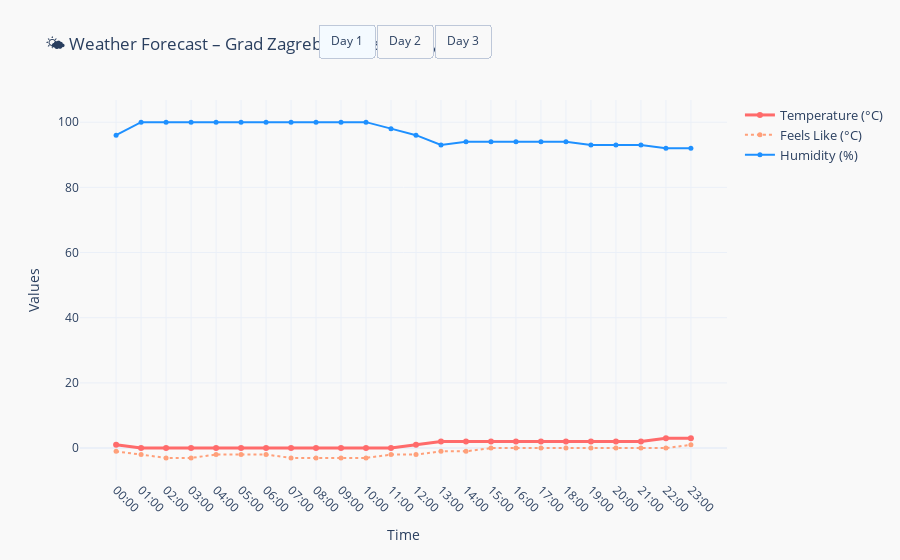

The notebook cell this image was saved under:
### Markdown cell above
## 📈 Static Plotly Graph with Day Buttons

This section creates a **static Plotly line chart** showing the weather forecast:

1. **Traces included**:
   - Temperature (°C)
   - Feels Like (°C)
   - Humidity (%)
2. **Interactive buttons** allow the user to **toggle between days** (`Day 1`, `Day 2`, `Day 3`) without animating the chart.
3. Hovering over the data points shows **detailed information** including:
   - Time
   - Temperature and Feels Like
   - Humidity
   - Wind speed
   - Precipitation
   - Weather emoji
4. The chart is styled with custom **colors, line styles, and markers** for clarity and visual appeal.

### Code cell
# -----------------------------------------
# 📊 Static Weather Plot (Plotly)
# -----------------------------------------

# Create an empty Plotly figure that will contain all traces
fig_static_buttons = go.Figure()

# Number of metrics per day (Temperature, Feels Like, Humidity)
traces_per_day = 3

# Add traces for each day
for i, day_name in enumerate(day_names):

    df_day = dfs_per_day[day_name]

    # Custom hover text for each point
    hover_text = [
            (f"Time: {t}<br>"
            f"Temp: {temp}°C<br>"
            f"Feels: {feels}°C<br>"
            f"Humidity: {hum}%<br>"
            f"Wind: {wind} m/s<br>"
            f"Precip: {prec} mm<br>"
            f"{emoji}")
        for t, temp, feels, hum, wind, prec, emoji in zip(
            df_day["Time"],
            df_day["Temperature (°C)"],
            df_day["Feels Like (°C)"],
            df_day["Humidity (%)"],
            df_day["Wind (m/s)"],
            df_day["Precipitation (mm)"],
            df_day["Weather Emoji"])]

    # Temperature trace
    fig_static_buttons.add_trace(
        go.Scatter(
            x = df_day["Time"],  # X‑axis: time of day
            y = df_day["Temperature (°C)"],  # Y‑axis: temperature in °C
            mode = "lines+markers",  # Show both lines and data points
            name = "Temperature (°C)",
            line = dict(color = "#FF6B6B", width = 3),  # Styling: red line, thick
            marker = dict(size = 6, color = "#FF6B6B"),  # Styling: matching red markers
            hoverinfo = "text",  # Use custom hover text instead of default
            hovertext = hover_text,  # Detailed info (time, feels‑like, humidity, etc.)
            visible = (i == 0)))  # Only show this day's data initially (hide others)

    # Feels Like trace
    fig_static_buttons.add_trace(
        go.Scatter(
            x = df_day["Time"],
            y = df_day["Feels Like (°C)"],
            mode = "lines+markers",
            name = "Feels Like (°C)",
            line = dict(color = "#FFA07A", width = 2, dash = "dot"),
            marker = dict(size = 5, color = "#FFA07A"),
            hoverinfo = "text",
            hovertext = hover_text,
            visible = (i == 0)))

    # Humidity trace
    fig_static_buttons.add_trace(
        go.Scatter(
            x = df_day["Time"],
            y = df_day["Humidity (%)"],
            mode = "lines+markers",
            name = "Humidity (%)",
            line = dict(color = "#1E90FF", width = 2),
            marker = dict(size = 5, color = "#1E90FF"),
            hoverinfo = "text",
            hovertext = hover_text,
            visible = (i == 0)))

# ------------------------------
# Buttons to toggle between days
# ------------------------------
buttons = []

for i, day_name in enumerate(day_names):

    # All traces start hidden
    visible = [False] * (len(day_names) * traces_per_day)

    # Show the 3 traces for the selected day
    for j in range(traces_per_day):
        visible[i * traces_per_day + j] = True

    buttons.append(
    dict(label = day_name,           # Button text
         method = "update",          # Action on click
         args = [
            {"visible" : visible}, # Which traces to show
            {"title" : f"🌤️ Weather Forecast – {city_clean}, {country_clean} ({day_name})"}  # Update title
        ]))

# ------------------------------
# Layout configuration
# ------------------------------
fig_static_buttons.update_layout(
    updatemenus = [
        dict(type = "buttons",       # Menu type is buttons
            direction = "right",    # Buttons arranged horizontally
            buttons = buttons,      # List of buttons defined earlier
            x = 0.5,                # X position of menu (centered)
            xanchor = "center",     # Anchor at center horizontally
            y = 1.2,                # Y position above plot
            yanchor = "top")        # Anchor at top vertically
    ],
    
    xaxis_title = "Time",         # X-axis label
    yaxis_title = "Values",       # Y-axis label
    template = "plotly_white",    # Plotly theme
    xaxis = dict(tickangle = 45), # Rotate X-axis labels
    legend = dict(font = dict(size = 13)), # Legend font size
    plot_bgcolor = "#f9f9f9",     # Background color inside plot
    paper_bgcolor = "#f9f9f9",    # Background color outside plot
    title = f"🌤️ Weather Forecast – {city_clean}, {country_clean} ({day_names[0]})" # Initial plot title
)

# Show the interactive chart
fig_static_buttons.show()

### Figure 1 — Plotly figure (JSON) as saved in the notebook; plotly's stock layout.template omitted (floating-point values rounded to 4 significant figures)
{"data": [{"hoverinfo": "text", "hovertext": ["Time: 00:00<br>Temp: 1°C<br>Feels: -1°C<br>Humidity: 96%<br>Wind: 1 m/s<br>Precip: 0 mm<br>🌫️", "Time: 01:00<br>Temp: 0°C<br>Feels: -2°C<br>Humidity: 100%<br>Wind: 1 m/s<br>Precip: 0 mm<br>🌫️", "Time: 02:00<br>Temp: 0°C<br>Feels: -3°C<br>Humidity: 100%<br>Wind: 2 m/s<br>Precip: 0 mm<br>🌫️", "Time: 03:00<br>Temp: 0°C<br>Feels: -3°C<br>Humidity: 100%<br>Wind: 3 m/s<br>Precip: 0 mm<br>🌫️", "Time: 04:00<br>Temp: 0°C<br>Feels: -2°C<br>Humidity: 100%<br>Wind: 1 m/s<br>Precip: 0 mm<br>🌫️", "Time: 05:00<br>Temp: 0°C<br>Feels: -2°C<br>Humidity: 100%<br>Wind: 2 m/s<br>Precip: 0 mm<br>🌫️", "Time: 06:00<br>Temp: 0°C<br>Feels: -2°C<br>Humidity: 100%<br>Wind: 2 m/s<br>Precip: 0 mm<br>🌫️", "Time: 07:00<br>Temp: 0°C<br>Feels: -3°C<br>Humidity: 100%<br>Wind: 2 m/s<br>Precip: 0 mm<br>🌫️", "Time: 08:00<br>Temp: 0°C<br>Feels: -3°C<br>Humidity: 100%<br>Wind: 3 m/s<br>Precip: 0 mm<br>🌫️", "Time: 09:00<br>Temp: 0°C<br>Feels: -3°C<br>Humidity: 100%<br>Wind: 4 m/s<br>Precip: 0 mm<br>🌫️", "Time: 10:00<br>Temp: 0°C<br>Feels: -3°C<br>Humidity: 100%<br>Wind: 3 m/s<br>Precip: 0 mm<br>🌫️", "Time: 11:00<br>Temp: 0°C<br>Feels: -2°C<br>Humidity: 98%<br>Wind: 3 m/s<br>Precip: 0 mm<br>🌫️", "Time: 12:00<br>Temp: 1°C<br>Feels: -2°C<br>Humidity: 96%<br>Wind: 3 m/s<br>Precip: 0 mm<br>🌦️", "Time: 13:00<br>Temp: 2°C<br>Feels: -1°C<br>Humidity: 93%<br>Wind: 5 m/s<br>Precip: 0 mm<br>🌫️", "Time: 14:00<br>Temp: 2°C<br>Feels: -1°C<br>Humidity: 94%<br>Wind: 5 m/s<br>Precip: 0 mm<br>🌫️", "Time: 15:00<br>Temp: 2°C<br>Feels: 0°C<br>Humidity: 94%<br>Wind: 5 m/s<br>Precip: 0 mm<br>🌫️", "Time: 16:00<br>Temp: 2°C<br>Feels: 0°C<br>Humidity: 94%<br>Wind: 5 m/s<br>Precip: 0 mm<br>🌫️", "Time: 17:00<br>Temp: 2°C<br>Feels: 0°C<br>Humidity: 94%<br>Wind: 4 m/s<br>Precip: 0 mm<br>🌫️", "Time: 18:00<br>Temp: 2°C<br>Feels: 0°C<br>Humidity: 94%<br>Wind: 3 m/s<br>Precip: 0 mm<br>🌫️", "Time: 19:00<br>Temp: 2°C<br>Feels: 0°C<br>Humidity: 93%<br>Wind: 3 m/s<br>Precip: 0 mm<br>🌫️", "Time: 20:00<br>Temp: 2°C<br>Feels: 0°C<br>Humidity: 93%<br>Wind: 3 m/s<br>Precip: 0 mm<br>☁️", "Time: 21:00<br>Temp: 2°C<br>Feels: 0°C<br>Humidity: 93%<br>Wind: 2 m/s<br>Precip: 0 mm<br>☁️", "Time: 22:00<br>Temp: 3°C<br>Feels: 0°C<br>Humidity: 92%<br>Wind: 2 m/s<br>Precip: 0 mm<br>☁️", "Time: 23:00<br>Temp: 3°C<br>Feels: 1°C<br>Humidity: 92%<br>Wind: 2 m/s<br>Precip: 0 mm<br>☁️"], "line": {"color": "#FF6B6B", "width": 3}, "marker": {"color": "#FF6B6B", "size": 6}, "mode": "lines+markers", "name": "Temperature (°C)", "type": "scatter", "visible": true, "x": ["00:00", "01:00", "02:00", "03:00", "04:00", "05:00", "06:00", "07:00", "08:00", "09:00", "10:00", "11:00", "12:00", "13:00", "14:00", "15:00", "16:00", "17:00", "18:00", "19:00", "20:00", "21:00", "22:00", "23:00"], "y": [1, 0, 0, 0, 0, 0, 0, 0, 0, 0, 0, 0, 1, 2, 2, 2, 2, 2, 2, 2, 2, 2, 3, 3]}, {"hoverinfo": "text", "hovertext": ["Time: 00:00<br>Temp: 1°C<br>Feels: -1°C<br>Humidity: 96%<br>Wind: 1 m/s<br>Precip: 0 mm<br>🌫️", "Time: 01:00<br>Temp: 0°C<br>Feels: -2°C<br>Humidity: 100%<br>Wind: 1 m/s<br>Precip: 0 mm<br>🌫️", "Time: 02:00<br>Temp: 0°C<br>Feels: -3°C<br>Humidity: 100%<br>Wind: 2 m/s<br>Precip: 0 mm<br>🌫️", "Time: 03:00<br>Temp: 0°C<br>Feels: -3°C<br>Humidity: 100%<br>Wind: 3 m/s<br>Precip: 0 mm<br>🌫️", "Time: 04:00<br>Temp: 0°C<br>Feels: -2°C<br>Humidity: 100%<br>Wind: 1 m/s<br>Precip: 0 mm<br>🌫️", "Time: 05:00<br>Temp: 0°C<br>Feels: -2°C<br>Humidity: 100%<br>Wind: 2 m/s<br>Precip: 0 mm<br>🌫️", "Time: 06:00<br>Temp: 0°C<br>Feels: -2°C<br>Humidity: 100%<br>Wind: 2 m/s<br>Precip: 0 mm<br>🌫️", "Time: 07:00<br>Temp: 0°C<br>Feels: -3°C<br>Humidity: 100%<br>Wind: 2 m/s<br>Precip: 0 mm<br>🌫️", "Time: 08:00<br>Temp: 0°C<br>Feels: -3°C<br>Humidity: 100%<br>Wind: 3 m/s<br>Precip: 0 mm<br>🌫️", "Time: 09:00<br>Temp: 0°C<br>Feels: -3°C<br>Humidity: 100%<br>Wind: 4 m/s<br>Precip: 0 mm<br>🌫️", "Time: 10:00<br>Temp: 0°C<br>Feels: -3°C<br>Humidity: 100%<br>Wind: 3 m/s<br>Precip: 0 mm<br>🌫️", "Time: 11:00<br>Temp: 0°C<br>Feels: -2°C<br>Humidity: 98%<br>Wind: 3 m/s<br>Precip: 0 mm<br>🌫️", "Time: 12:00<br>Temp: 1°C<br>Feels: -2°C<br>Humidity: 96%<br>Wind: 3 m/s<br>Precip: 0 mm<br>🌦️", "Time: 13:00<br>Temp: 2°C<br>Feels: -1°C<br>Humidity: 93%<br>Wind: 5 m/s<br>Precip: 0 mm<br>🌫️", "Time: 14:00<br>Temp: 2°C<br>Feels: -1°C<br>Humidity: 94%<br>Wind: 5 m/s<br>Precip: 0 mm<br>🌫️", "Time: 15:00<br>Temp: 2°C<br>Feels: 0°C<br>Humidity: 94%<br>Wind: 5 m/s<br>Precip: 0 mm<br>🌫️", "Time: 16:00<br>Temp: 2°C<br>Feels: 0°C<br>Humidity: 94%<br>Wind: 5 m/s<br>Precip: 0 mm<br>🌫️", "Time: 17:00<br>Temp: 2°C<br>Feels: 0°C<br>Humidity: 94%<br>Wind: 4 m/s<br>Precip: 0 mm<br>🌫️", "Time: 18:00<br>Temp: 2°C<br>Feels: 0°C<br>Humidity: 94%<br>Wind: 3 m/s<br>Precip: 0 mm<br>🌫️", "Time: 19:00<br>Temp: 2°C<br>Feels: 0°C<br>Humidity: 93%<br>Wind: 3 m/s<br>Precip: 0 mm<br>🌫️", "Time: 20:00<br>Temp: 2°C<br>Feels: 0°C<br>Humidity: 93%<br>Wind: 3 m/s<br>Precip: 0 mm<br>☁️", "Time: 21:00<br>Temp: 2°C<br>Feels: 0°C<br>Humidity: 93%<br>Wind: 2 m/s<br>Precip: 0 mm<br>☁️", "Time: 22:00<br>Temp: 3°C<br>Feels: 0°C<br>Humidity: 92%<br>Wind: 2 m/s<br>Precip: 0 mm<br>☁️", "Time: 23:00<br>Temp: 3°C<br>Feels: 1°C<br>Humidity: 92%<br>Wind: 2 m/s<br>Precip: 0 mm<br>☁️"], "line": {"color": "#FFA07A", "dash": "dot", "width": 2}, "marker": {"color": "#FFA07A", "size": 5}, "mode": "lines+markers", "name": "Feels Like (°C)", "type": "scatter", "visible": true, "x": ["00:00", "01:00", "02:00", "03:00", "04:00", "05:00", "06:00", "07:00", "08:00", "09:00", "10:00", "11:00", "12:00", "13:00", "14:00", "15:00", "16:00", "17:00", "18:00", "19:00", "20:00", "21:00", "22:00", "23:00"], "y": [-1, -2, -3, -3, -2, -2, -2, -3, -3, -3, -3, -2, -2, -1, -1, 0, 0, 0, 0, 0, 0, 0, 0, 1]}, {"hoverinfo": "text", "hovertext": ["Time: 00:00<br>Temp: 1°C<br>Feels: -1°C<br>Humidity: 96%<br>Wind: 1 m/s<br>Precip: 0 mm<br>🌫️", "Time: 01:00<br>Temp: 0°C<br>Feels: -2°C<br>Humidity: 100%<br>Wind: 1 m/s<br>Precip: 0 mm<br>🌫️", "Time: 02:00<br>Temp: 0°C<br>Feels: -3°C<br>Humidity: 100%<br>Wind: 2 m/s<br>Precip: 0 mm<br>🌫️", "Time: 03:00<br>Temp: 0°C<br>Feels: -3°C<br>Humidity: 100%<br>Wind: 3 m/s<br>Precip: 0 mm<br>🌫️", "Time: 04:00<br>Temp: 0°C<br>Feels: -2°C<br>Humidity: 100%<br>Wind: 1 m/s<br>Precip: 0 mm<br>🌫️", "Time: 05:00<br>Temp: 0°C<br>Feels: -2°C<br>Humidity: 100%<br>Wind: 2 m/s<br>Precip: 0 mm<br>🌫️", "Time: 06:00<br>Temp: 0°C<br>Feels: -2°C<br>Humidity: 100%<br>Wind: 2 m/s<br>Precip: 0 mm<br>🌫️", "Time: 07:00<br>Temp: 0°C<br>Feels: -3°C<br>Humidity: 100%<br>Wind: 2 m/s<br>Precip: 0 mm<br>🌫️", "Time: 08:00<br>Temp: 0°C<br>Feels: -3°C<br>Humidity: 100%<br>Wind: 3 m/s<br>Precip: 0 mm<br>🌫️", "Time: 09:00<br>Temp: 0°C<br>Feels: -3°C<br>Humidity: 100%<br>Wind: 4 m/s<br>Precip: 0 mm<br>🌫️", "Time: 10:00<br>Temp: 0°C<br>Feels: -3°C<br>Humidity: 100%<br>Wind: 3 m/s<br>Precip: 0 mm<br>🌫️", "Time: 11:00<br>Temp: 0°C<br>Feels: -2°C<br>Humidity: 98%<br>Wind: 3 m/s<br>Precip: 0 mm<br>🌫️", "Time: 12:00<br>Temp: 1°C<br>Feels: -2°C<br>Humidity: 96%<br>Wind: 3 m/s<br>Precip: 0 mm<br>🌦️", "Time: 13:00<br>Temp: 2°C<br>Feels: -1°C<br>Humidity: 93%<br>Wind: 5 m/s<br>Precip: 0 mm<br>🌫️", "Time: 14:00<br>Temp: 2°C<br>Feels: -1°C<br>Humidity: 94%<br>Wind: 5 m/s<br>Precip: 0 mm<br>🌫️", "Time: 15:00<br>Temp: 2°C<br>Feels: 0°C<br>Humidity: 94%<br>Wind: 5 m/s<br>Precip: 0 mm<br>🌫️", "Time: 16:00<br>Temp: 2°C<br>Feels: 0°C<br>Humidity: 94%<br>Wind: 5 m/s<br>Precip: 0 mm<br>🌫️", "Time: 17:00<br>Temp: 2°C<br>Feels: 0°C<br>Humidity: 94%<br>Wind: 4 m/s<br>Precip: 0 mm<br>🌫️", "Time: 18:00<br>Temp: 2°C<br>Feels: 0°C<br>Humidity: 94%<br>Wind: 3 m/s<br>Precip: 0 mm<br>🌫️", "Time: 19:00<br>Temp: 2°C<br>Feels: 0°C<br>Humidity: 93%<br>Wind: 3 m/s<br>Precip: 0 mm<br>🌫️", "Time: 20:00<br>Temp: 2°C<br>Feels: 0°C<br>Humidity: 93%<br>Wind: 3 m/s<br>Precip: 0 mm<br>☁️", "Time: 21:00<br>Temp: 2°C<br>Feels: 0°C<br>Humidity: 93%<br>Wind: 2 m/s<br>Precip: 0 mm<br>☁️", "Time: 22:00<br>Temp: 3°C<br>Feels: 0°C<br>Humidity: 92%<br>Wind: 2 m/s<br>Precip: 0 mm<br>☁️", "Time: 23:00<br>Temp: 3°C<br>Feels: 1°C<br>Humidity: 92%<br>Wind: 2 m/s<br>Precip: 0 mm<br>☁️"], "line": {"color": "#1E90FF", "width": 2}, "marker": {"color": "#1E90FF", "size": 5}, "mode": "lines+markers", "name": "Humidity (%)", "type": "scatter", "visible": true, "x": ["00:00", "01:00", "02:00", "03:00", "04:00", "05:00", "06:00", "07:00", "08:00", "09:00", "10:00", "11:00", "12:00", "13:00", "14:00", "15:00", "16:00", "17:00", "18:00", "19:00", "20:00", "21:00", "22:00", "23:00"], "y": [96, 100, 100, 100, 100, 100, 100, 100, 100, 100, 100, 98, 96, 93, 94, 94, 94, 94, 94, 93, 93, 93, 92, 92]}, {"hoverinfo": "text", "hovertext": ["Time: 00:00<br>Temp: 3°C<br>Feels: 1°C<br>Humidity: 92%<br>Wind: 2 m/s<br>Precip: 0 mm<br>🌦️", "Time: 01:00<br>Temp: 3°C<br>Feels: 1°C<br>Humidity: 93%<br>Wind: 2 m/s<br>Precip: 0 mm<br>🌫️", "Time: 02:00<br>Temp: 3°C<br>Feels: 1°C<br>Humidity: 94%<br>Wind: 2 m/s<br>Precip: 0 mm<br>🌫️", "Time: 03:00<br>Temp: 3°C<br>Feels: 1°C<br>Humidity: 94%<br>Wind: 2 m/s<br>Precip: 0 mm<br>🌫️", "Time: 04:00<br>Temp: 3°C<br>Feels: 1°C<br>Humidity: 94%<br>Wind: 1 m/s<br>Precip: 0 mm<br>🌧️", "Time: 05:00<br>Temp: 3°C<br>Feels: 1°C<br>Humidity: 93%<br>Wind: 1 m/s<br>Precip: 0 mm<br>☁️", "Time: 06:00<br>Temp: 3°C<br>Feels: 1°C<br>Humidity: 93%<br>Wind: 3 m/s<br>Precip: 0 mm<br>🌫️", "Time: 07:00<br>Temp: 3°C<br>Feels: 1°C<br>Humidity: 93%<br>Wind: 2 m/s<br>Precip: 0 mm<br>🌫️", "Time: 08:00<br>Temp: 3°C<br>Feels: 1°C<br>Humidity: 92%<br>Wind: 1 m/s<br>Precip: 0 mm<br>☁️", "Time: 09:00<br>Temp: 3°C<br>Feels: 1°C<br>Humidity: 91%<br>Wind: 2 m/s<br>Precip: 0 mm<br>☁️", "Time: 10:00<br>Temp: 4°C<br>Feels: 2°C<br>Humidity: 90%<br>Wind: 2 m/s<br>Precip: 0 mm<br>☁️", "Time: 11:00<br>Temp: 4°C<br>Feels: 2°C<br>Humidity: 88%<br>Wind: 2 m/s<br>Precip: 0 mm<br>☁️", "Time: 12:00<br>Temp: 5°C<br>Feels: 3°C<br>Humidity: 85%<br>Wind: 0 m/s<br>Precip: 0 mm<br>🌦️", "Time: 13:00<br>Temp: 5°C<br>Feels: 3°C<br>Humidity: 83%<br>Wind: 0 m/s<br>Precip: 0 mm<br>☁️", "Time: 14:00<br>Temp: 5°C<br>Feels: 3°C<br>Humidity: 84%<br>Wind: 2 m/s<br>Precip: 0 mm<br>☁️", "Time: 15:00<br>Temp: 5°C<br>Feels: 4°C<br>Humidity: 84%<br>Wind: 0 m/s<br>Precip: 0 mm<br>☁️", "Time: 16:00<br>Temp: 5°C<br>Feels: 3°C<br>Humidity: 85%<br>Wind: 2 m/s<br>Precip: 0 mm<br>☁️", "Time: 17:00<br>Temp: 5°C<br>Feels: 3°C<br>Humidity: 88%<br>Wind: 3 m/s<br>Precip: 0 mm<br>☁️", "Time: 18:00<br>Temp: 5°C<br>Feels: 3°C<br>Humidity: 89%<br>Wind: 3 m/s<br>Precip: 0 mm<br>☁️", "Time: 19:00<br>Temp: 5°C<br>Feels: 3°C<br>Humidity: 89%<br>Wind: 2 m/s<br>Precip: 0 mm<br>☁️", "Time: 20:00<br>Temp: 5°C<br>Feels: 3°C<br>Humidity: 89%<br>Wind: 1 m/s<br>Precip: 0 mm<br>☁️", "Time: 21:00<br>Temp: 5°C<br>Feels: 3°C<br>Humidity: 90%<br>Wind: 1 m/s<br>Precip: 0 mm<br>☁️", "Time: 22:00<br>Temp: 5°C<br>Feels: 3°C<br>Humidity: 92%<br>Wind: 2 m/s<br>Precip: 0 mm<br>☁️", "Time: 23:00<br>Temp: 4°C<br>Feels: 3°C<br>Humidity: 91%<br>Wind: 2 m/s<br>Precip: 0 mm<br>☁️"], "line": {"color": "#FF6B6B", "width": 3}, "marker": {"color": "#FF6B6B", "size": 6}, "mode": "lines+markers", "name": "Temperature (°C)", "type": "scatter", "visible": false, "x": ["00:00", "01:00", "02:00", "03:00", "04:00", "05:00", "06:00", "07:00", "08:00", "09:00", "10:00", "11:00", "12:00", "13:00", "14:00", "15:00", "16:00", "17:00", "18:00", "19:00", "20:00", "21:00", "22:00", "23:00"], "y": [3, 3, 3, 3, 3, 3, 3, 3, 3, 3, 4, 4, 5, 5, 5, 5, 5, 5, 5, 5, 5, 5, 5, 4]}, {"hoverinfo": "text", "hovertext": ["Time: 00:00<br>Temp: 3°C<br>Feels: 1°C<br>Humidity: 92%<br>Wind: 2 m/s<br>Precip: 0 mm<br>🌦️", "Time: 01:00<br>Temp: 3°C<br>Feels: 1°C<br>Humidity: 93%<br>Wind: 2 m/s<br>Precip: 0 mm<br>🌫️", "Time: 02:00<br>Temp: 3°C<br>Feels: 1°C<br>Humidity: 94%<br>Wind: 2 m/s<br>Precip: 0 mm<br>🌫️", "Time: 03:00<br>Temp: 3°C<br>Feels: 1°C<br>Humidity: 94%<br>Wind: 2 m/s<br>Precip: 0 mm<br>🌫️", "Time: 04:00<br>Temp: 3°C<br>Feels: 1°C<br>Humidity: 94%<br>Wind: 1 m/s<br>Precip: 0 mm<br>🌧️", "Time: 05:00<br>Temp: 3°C<br>Feels: 1°C<br>Humidity: 93%<br>Wind: 1 m/s<br>Precip: 0 mm<br>☁️", "Time: 06:00<br>Temp: 3°C<br>Feels: 1°C<br>Humidity: 93%<br>Wind: 3 m/s<br>Precip: 0 mm<br>🌫️", "Time: 07:00<br>Temp: 3°C<br>Feels: 1°C<br>Humidity: 93%<br>Wind: 2 m/s<br>Precip: 0 mm<br>🌫️", "Time: 08:00<br>Temp: 3°C<br>Feels: 1°C<br>Humidity: 92%<br>Wind: 1 m/s<br>Precip: 0 mm<br>☁️", "Time: 09:00<br>Temp: 3°C<br>Feels: 1°C<br>Humidity: 91%<br>Wind: 2 m/s<br>Precip: 0 mm<br>☁️", "Time: 10:00<br>Temp: 4°C<br>Feels: 2°C<br>Humidity: 90%<br>Wind: 2 m/s<br>Precip: 0 mm<br>☁️", "Time: 11:00<br>Temp: 4°C<br>Feels: 2°C<br>Humidity: 88%<br>Wind: 2 m/s<br>Precip: 0 mm<br>☁️", "Time: 12:00<br>Temp: 5°C<br>Feels: 3°C<br>Humidity: 85%<br>Wind: 0 m/s<br>Precip: 0 mm<br>🌦️", "Time: 13:00<br>Temp: 5°C<br>Feels: 3°C<br>Humidity: 83%<br>Wind: 0 m/s<br>Precip: 0 mm<br>☁️", "Time: 14:00<br>Temp: 5°C<br>Feels: 3°C<br>Humidity: 84%<br>Wind: 2 m/s<br>Precip: 0 mm<br>☁️", "Time: 15:00<br>Temp: 5°C<br>Feels: 4°C<br>Humidity: 84%<br>Wind: 0 m/s<br>Precip: 0 mm<br>☁️", "Time: 16:00<br>Temp: 5°C<br>Feels: 3°C<br>Humidity: 85%<br>Wind: 2 m/s<br>Precip: 0 mm<br>☁️", "Time: 17:00<br>Temp: 5°C<br>Feels: 3°C<br>Humidity: 88%<br>Wind: 3 m/s<br>Precip: 0 mm<br>☁️", "Time: 18:00<br>Temp: 5°C<br>Feels: 3°C<br>Humidity: 89%<br>Wind: 3 m/s<br>Precip: 0 mm<br>☁️", "Time: 19:00<br>Temp: 5°C<br>Feels: 3°C<br>Humidity: 89%<br>Wind: 2 m/s<br>Precip: 0 mm<br>☁️", "Time: 20:00<br>Temp: 5°C<br>Feels: 3°C<br>Humidity: 89%<br>Wind: 1 m/s<br>Precip: 0 mm<br>☁️", "Time: 21:00<br>Temp: 5°C<br>Feels: 3°C<br>Humidity: 90%<br>Wind: 1 m/s<br>Precip: 0 mm<br>☁️", "Time: 22:00<br>Temp: 5°C<br>Feels: 3°C<br>Humidity: 92%<br>Wind: 2 m/s<br>Precip: 0 mm<br>☁️", "Time: 23:00<br>Temp: 4°C<br>Feels: 3°C<br>Humidity: 91%<br>Wind: 2 m/s<br>Precip: 0 mm<br>☁️"], "line": {"color": "#FFA07A", "dash": "dot", "width": 2}, "marker": {"color": "#FFA07A", "size": 5}, "mode": "lines+markers", "name": "Feels Like (°C)", "type": "scatter", "visible": false, "x": ["00:00", "01:00", "02:00", "03:00", "04:00", "05:00", "06:00", "07:00", "08:00", "09:00", "10:00", "11:00", "12:00", "13:00", "14:00", "15:00", "16:00", "17:00", "18:00", "19:00", "20:00", "21:00", "22:00", "23:00"], "y": [1, 1, 1, 1, 1, 1, 1, 1, 1, 1, 2, 2, 3, 3, 3, 4, 3, 3, 3, 3, 3, 3, 3, 3]}, {"hoverinfo": "text", "hovertext": ["Time: 00:00<br>Temp: 3°C<br>Feels: 1°C<br>Humidity: 92%<br>Wind: 2 m/s<br>Precip: 0 mm<br>🌦️", "Time: 01:00<br>Temp: 3°C<br>Feels: 1°C<br>Humidity: 93%<br>Wind: 2 m/s<br>Precip: 0 mm<br>🌫️", "Time: 02:00<br>Temp: 3°C<br>Feels: 1°C<br>Humidity: 94%<br>Wind: 2 m/s<br>Precip: 0 mm<br>🌫️", "Time: 03:00<br>Temp: 3°C<br>Feels: 1°C<br>Humidity: 94%<br>Wind: 2 m/s<br>Precip: 0 mm<br>🌫️", "Time: 04:00<br>Temp: 3°C<br>Feels: 1°C<br>Humidity: 94%<br>Wind: 1 m/s<br>Precip: 0 mm<br>🌧️", "Time: 05:00<br>Temp: 3°C<br>Feels: 1°C<br>Humidity: 93%<br>Wind: 1 m/s<br>Precip: 0 mm<br>☁️", "Time: 06:00<br>Temp: 3°C<br>Feels: 1°C<br>Humidity: 93%<br>Wind: 3 m/s<br>Precip: 0 mm<br>🌫️", "Time: 07:00<br>Temp: 3°C<br>Feels: 1°C<br>Humidity: 93%<br>Wind: 2 m/s<br>Precip: 0 mm<br>🌫️", "Time: 08:00<br>Temp: 3°C<br>Feels: 1°C<br>Humidity: 92%<br>Wind: 1 m/s<br>Precip: 0 mm<br>☁️", "Time: 09:00<br>Temp: 3°C<br>Feels: 1°C<br>Humidity: 91%<br>Wind: 2 m/s<br>Precip: 0 mm<br>☁️", "Time: 10:00<br>Temp: 4°C<br>Feels: 2°C<br>Humidity: 90%<br>Wind: 2 m/s<br>Precip: 0 mm<br>☁️", "Time: 11:00<br>Temp: 4°C<br>Feels: 2°C<br>Humidity: 88%<br>Wind: 2 m/s<br>Precip: 0 mm<br>☁️", "Time: 12:00<br>Temp: 5°C<br>Feels: 3°C<br>Humidity: 85%<br>Wind: 0 m/s<br>Precip: 0 mm<br>🌦️", "Time: 13:00<br>Temp: 5°C<br>Feels: 3°C<br>Humidity: 83%<br>Wind: 0 m/s<br>Precip: 0 mm<br>☁️", "Time: 14:00<br>Temp: 5°C<br>Feels: 3°C<br>Humidity: 84%<br>Wind: 2 m/s<br>Precip: 0 mm<br>☁️", "Time: 15:00<br>Temp: 5°C<br>Feels: 4°C<br>Humidity: 84%<br>Wind: 0 m/s<br>Precip: 0 mm<br>☁️", "Time: 16:00<br>Temp: 5°C<br>Feels: 3°C<br>Humidity: 85%<br>Wind: 2 m/s<br>Precip: 0 mm<br>☁️", "Time: 17:00<br>Temp: 5°C<br>Feels: 3°C<br>Humidity: 88%<br>Wind: 3 m/s<br>Precip: 0 mm<br>☁️", "Time: 18:00<br>Temp: 5°C<br>Feels: 3°C<br>Humidity: 89%<br>Wind: 3 m/s<br>Precip: 0 mm<br>☁️", "Time: 19:00<br>Temp: 5°C<br>Feels: 3°C<br>Humidity: 89%<br>Wind: 2 m/s<br>Precip: 0 mm<br>☁️", "Time: 20:00<br>Temp: 5°C<br>Feels: 3°C<br>Humidity: 89%<br>Wind: 1 m/s<br>Precip: 0 mm<br>☁️", "Time: 21:00<br>Temp: 5°C<br>Feels: 3°C<br>Humidity: 90%<br>Wind: 1 m/s<br>Precip: 0 mm<br>☁️", "Time: 22:00<br>Temp: 5°C<br>Feels: 3°C<br>Humidity: 92%<br>Wind: 2 m/s<br>Precip: 0 mm<br>☁️", "Time: 23:00<br>Temp: 4°C<br>Feels: 3°C<br>Humidity: 91%<br>Wind: 2 m/s<br>Precip: 0 mm<br>☁️"], "line": {"color": "#1E90FF", "width": 2}, "marker": {"color": "#1E90FF", "size": 5}, "mode": "lines+markers", "name": "Humidity (%)", "type": "scatter", "visible": false, "x": ["00:00", "01:00", "02:00", "03:00", "04:00", "05:00", "06:00", "07:00", "08:00", "09:00", "10:00", "11:00", "12:00", "13:00", "14:00", "15:00", "16:00", "17:00", "18:00", "19:00", "20:00", "21:00", "22:00", "23:00"], "y": [92, 93, 94, 94, 94, 93, 93, 93, 92, 91, 90, 88, 85, 83, 84, 84, 85, 88, 89, 89, 89, 90, 92, 91]}, {"hoverinfo": "text", "hovertext": ["Time: 00:00<br>Temp: 4°C<br>Feels: 2°C<br>Humidity: 92%<br>Wind: 2 m/s<br>Precip: 0 mm<br>☁️", "Time: 01:00<br>Temp: 4°C<br>Feels: 3°C<br>Humidity: 92%<br>Wind: 2 m/s<br>Precip: 0 mm<br>☁️", "Time: 02:00<br>Temp: 4°C<br>Feels: 2°C<br>Humidity: 93%<br>Wind: 1 m/s<br>Precip: 0 mm<br>☁️", "Time: 03:00<br>Temp: 4°C<br>Feels: 2°C<br>Humidity: 94%<br>Wind: 1 m/s<br>Precip: 0 mm<br>☁️", "Time: 04:00<br>Temp: 4°C<br>Feels: 2°C<br>Humidity: 96%<br>Wind: 1 m/s<br>Precip: 0 mm<br>☁️", "Time: 05:00<br>Temp: 3°C<br>Feels: 1°C<br>Humidity: 97%<br>Wind: 1 m/s<br>Precip: 0 mm<br>🌫️", "Time: 06:00<br>Temp: 3°C<br>Feels: 1°C<br>Humidity: 97%<br>Wind: 1 m/s<br>Precip: 0 mm<br>🌫️", "Time: 07:00<br>Temp: 3°C<br>Feels: 1°C<br>Humidity: 98%<br>Wind: 2 m/s<br>Precip: 0 mm<br>🌫️", "Time: 08:00<br>Temp: 3°C<br>Feels: 1°C<br>Humidity: 99%<br>Wind: 2 m/s<br>Precip: 0 mm<br>🌫️", "Time: 09:00<br>Temp: 3°C<br>Feels: 2°C<br>Humidity: 98%<br>Wind: 2 m/s<br>Precip: 0 mm<br>🌫️", "Time: 10:00<br>Temp: 4°C<br>Feels: 2°C<br>Humidity: 96%<br>Wind: 1 m/s<br>Precip: 0 mm<br>🌫️", "Time: 11:00<br>Temp: 4°C<br>Feels: 2°C<br>Humidity: 94%<br>Wind: 1 m/s<br>Precip: 0 mm<br>🌫️", "Time: 12:00<br>Temp: 4°C<br>Feels: 2°C<br>Humidity: 93%<br>Wind: 2 m/s<br>Precip: 0 mm<br>☁️", "Time: 13:00<br>Temp: 5°C<br>Feels: 2°C<br>Humidity: 91%<br>Wind: 3 m/s<br>Precip: 0 mm<br>☁️", "Time: 14:00<br>Temp: 5°C<br>Feels: 2°C<br>Humidity: 90%<br>Wind: 5 m/s<br>Precip: 0 mm<br>☁️", "Time: 15:00<br>Temp: 5°C<br>Feels: 2°C<br>Humidity: 92%<br>Wind: 4 m/s<br>Precip: 0 mm<br>☁️", "Time: 16:00<br>Temp: 4°C<br>Feels: 2°C<br>Humidity: 92%<br>Wind: 3 m/s<br>Precip: 0 mm<br>☁️", "Time: 17:00<br>Temp: 4°C<br>Feels: 2°C<br>Humidity: 93%<br>Wind: 2 m/s<br>Precip: 0 mm<br>☁️", "Time: 18:00<br>Temp: 4°C<br>Feels: 2°C<br>Humidity: 94%<br>Wind: 4 m/s<br>Precip: 0 mm<br>☁️", "Time: 19:00<br>Temp: 4°C<br>Feels: 2°C<br>Humidity: 94%<br>Wind: 4 m/s<br>Precip: 0 mm<br>☁️", "Time: 20:00<br>Temp: 4°C<br>Feels: 2°C<br>Humidity: 93%<br>Wind: 3 m/s<br>Precip: 0 mm<br>☁️", "Time: 21:00<br>Temp: 4°C<br>Feels: 2°C<br>Humidity: 91%<br>Wind: 3 m/s<br>Precip: 0 mm<br>🌧️", "Time: 22:00<br>Temp: 4°C<br>Feels: 2°C<br>Humidity: 92%<br>Wind: 5 m/s<br>Precip: 1 mm<br>🌧️", "Time: 23:00<br>Temp: 5°C<br>Feels: 3°C<br>Humidity: 92%<br>Wind: 4 m/s<br>Precip: 0 mm<br>🌧️"], "line": {"color": "#FF6B6B", "width": 3}, "marker": {"color": "#FF6B6B", "size": 6}, "mode": "lines+markers", "name": "Temperature (°C)", "type": "scatter", "visible": false, "x": ["00:00", "01:00", "02:00", "03:00", "04:00", "05:00", "06:00", "07:00", "08:00", "09:00", "10:00", "11:00", "12:00", "13:00", "14:00", "15:00", "16:00", "17:00", "18:00", "19:00", "20:00", "21:00", "22:00", "23:00"], "y": [4, 4, 4, 4, 4, 3, 3, 3, 3, 3, 4, 4, 4, 5, 5, 5, 4, 4, 4, 4, 4, 4, 4, 5]}, {"hoverinfo": "text", "hovertext": ["Time: 00:00<br>Temp: 4°C<br>Feels: 2°C<br>Humidity: 92%<br>Wind: 2 m/s<br>Precip: 0 mm<br>☁️", "Time: 01:00<br>Temp: 4°C<br>Feels: 3°C<br>Humidity: 92%<br>Wind: 2 m/s<br>Precip: 0 mm<br>☁️", "Time: 02:00<br>Temp: 4°C<br>Feels: 2°C<br>Humidity: 93%<br>Wind: 1 m/s<br>Precip: 0 mm<br>☁️", "Time: 03:00<br>Temp: 4°C<br>Feels: 2°C<br>Humidity: 94%<br>Wind: 1 m/s<br>Precip: 0 mm<br>☁️", "Time: 04:00<br>Temp: 4°C<br>Feels: 2°C<br>Humidity: 96%<br>Wind: 1 m/s<br>Precip: 0 mm<br>☁️", "Time: 05:00<br>Temp: 3°C<br>Feels: 1°C<br>Humidity: 97%<br>Wind: 1 m/s<br>Precip: 0 mm<br>🌫️", "Time: 06:00<br>Temp: 3°C<br>Feels: 1°C<br>Humidity: 97%<br>Wind: 1 m/s<br>Precip: 0 mm<br>🌫️", "Time: 07:00<br>Temp: 3°C<br>Feels: 1°C<br>Humidity: 98%<br>Wind: 2 m/s<br>Precip: 0 mm<br>🌫️", "Time: 08:00<br>Temp: 3°C<br>Feels: 1°C<br>Humidity: 99%<br>Wind: 2 m/s<br>Precip: 0 mm<br>🌫️", "Time: 09:00<br>Temp: 3°C<br>Feels: 2°C<br>Humidity: 98%<br>Wind: 2 m/s<br>Precip: 0 mm<br>🌫️", "Time: 10:00<br>Temp: 4°C<br>Feels: 2°C<br>Humidity: 96%<br>Wind: 1 m/s<br>Precip: 0 mm<br>🌫️", "Time: 11:00<br>Temp: 4°C<br>Feels: 2°C<br>Humidity: 94%<br>Wind: 1 m/s<br>Precip: 0 mm<br>🌫️", "Time: 12:00<br>Temp: 4°C<br>Feels: 2°C<br>Humidity: 93%<br>Wind: 2 m/s<br>Precip: 0 mm<br>☁️", "Time: 13:00<br>Temp: 5°C<br>Feels: 2°C<br>Humidity: 91%<br>Wind: 3 m/s<br>Precip: 0 mm<br>☁️", "Time: 14:00<br>Temp: 5°C<br>Feels: 2°C<br>Humidity: 90%<br>Wind: 5 m/s<br>Precip: 0 mm<br>☁️", "Time: 15:00<br>Temp: 5°C<br>Feels: 2°C<br>Humidity: 92%<br>Wind: 4 m/s<br>Precip: 0 mm<br>☁️", "Time: 16:00<br>Temp: 4°C<br>Feels: 2°C<br>Humidity: 92%<br>Wind: 3 m/s<br>Precip: 0 mm<br>☁️", "Time: 17:00<br>Temp: 4°C<br>Feels: 2°C<br>Humidity: 93%<br>Wind: 2 m/s<br>Precip: 0 mm<br>☁️", "Time: 18:00<br>Temp: 4°C<br>Feels: 2°C<br>Humidity: 94%<br>Wind: 4 m/s<br>Precip: 0 mm<br>☁️", "Time: 19:00<br>Temp: 4°C<br>Feels: 2°C<br>Humidity: 94%<br>Wind: 4 m/s<br>Precip: 0 mm<br>☁️", "Time: 20:00<br>Temp: 4°C<br>Feels: 2°C<br>Humidity: 93%<br>Wind: 3 m/s<br>Precip: 0 mm<br>☁️", "Time: 21:00<br>Temp: 4°C<br>Feels: 2°C<br>Humidity: 91%<br>Wind: 3 m/s<br>Precip: 0 mm<br>🌧️", "Time: 22:00<br>Temp: 4°C<br>Feels: 2°C<br>Humidity: 92%<br>Wind: 5 m/s<br>Precip: 1 mm<br>🌧️", "Time: 23:00<br>Temp: 5°C<br>Feels: 3°C<br>Humidity: 92%<br>Wind: 4 m/s<br>Precip: 0 mm<br>🌧️"], "line": {"color": "#FFA07A", "dash": "dot", "width": 2}, "marker": {"color": "#FFA07A", "size": 5}, "mode": "lines+markers", "name": "Feels Like (°C)", "type": "scatter", "visible": false, "x": ["00:00", "01:00", "02:00", "03:00", "04:00", "05:00", "06:00", "07:00", "08:00", "09:00", "10:00", "11:00", "12:00", "13:00", "14:00", "15:00", "16:00", "17:00", "18:00", "19:00", "20:00", "21:00", "22:00", "23:00"], "y": [2, 3, 2, 2, 2, 1, 1, 1, 1, 2, 2, 2, 2, 2, 2, 2, 2, 2, 2, 2, 2, 2, 2, 3]}, {"hoverinfo": "text", "hovertext": ["Time: 00:00<br>Temp: 4°C<br>Feels: 2°C<br>Humidity: 92%<br>Wind: 2 m/s<br>Precip: 0 mm<br>☁️", "Time: 01:00<br>Temp: 4°C<br>Feels: 3°C<br>Humidity: 92%<br>Wind: 2 m/s<br>Precip: 0 mm<br>☁️", "Time: 02:00<br>Temp: 4°C<br>Feels: 2°C<br>Humidity: 93%<br>Wind: 1 m/s<br>Precip: 0 mm<br>☁️", "Time: 03:00<br>Temp: 4°C<br>Feels: 2°C<br>Humidity: 94%<br>Wind: 1 m/s<br>Precip: 0 mm<br>☁️", "Time: 04:00<br>Temp: 4°C<br>Feels: 2°C<br>Humidity: 96%<br>Wind: 1 m/s<br>Precip: 0 mm<br>☁️", "Time: 05:00<br>Temp: 3°C<br>Feels: 1°C<br>Humidity: 97%<br>Wind: 1 m/s<br>Precip: 0 mm<br>🌫️", "Time: 06:00<br>Temp: 3°C<br>Feels: 1°C<br>Humidity: 97%<br>Wind: 1 m/s<br>Precip: 0 mm<br>🌫️", "Time: 07:00<br>Temp: 3°C<br>Feels: 1°C<br>Humidity: 98%<br>Wind: 2 m/s<br>Precip: 0 mm<br>🌫️", "Time: 08:00<br>Temp: 3°C<br>Feels: 1°C<br>Humidity: 99%<br>Wind: 2 m/s<br>Precip: 0 mm<br>🌫️", "Time: 09:00<br>Temp: 3°C<br>Feels: 2°C<br>Humidity: 98%<br>Wind: 2 m/s<br>Precip: 0 mm<br>🌫️", "Time: 10:00<br>Temp: 4°C<br>Feels: 2°C<br>Humidity: 96%<br>Wind: 1 m/s<br>Precip: 0 mm<br>🌫️", "Time: 11:00<br>Temp: 4°C<br>Feels: 2°C<br>Humidity: 94%<br>Wind: 1 m/s<br>Precip: 0 mm<br>🌫️", "Time: 12:00<br>Temp: 4°C<br>Feels: 2°C<br>Humidity: 93%<br>Wind: 2 m/s<br>Precip: 0 mm<br>☁️", "Time: 13:00<br>Temp: 5°C<br>Feels: 2°C<br>Humidity: 91%<br>Wind: 3 m/s<br>Precip: 0 mm<br>☁️", "Time: 14:00<br>Temp: 5°C<br>Feels: 2°C<br>Humidity: 90%<br>Wind: 5 m/s<br>Precip: 0 mm<br>☁️", "Time: 15:00<br>Temp: 5°C<br>Feels: 2°C<br>Humidity: 92%<br>Wind: 4 m/s<br>Precip: 0 mm<br>☁️", "Time: 16:00<br>Temp: 4°C<br>Feels: 2°C<br>Humidity: 92%<br>Wind: 3 m/s<br>Precip: 0 mm<br>☁️", "Time: 17:00<br>Temp: 4°C<br>Feels: 2°C<br>Humidity: 93%<br>Wind: 2 m/s<br>Precip: 0 mm<br>☁️", "Time: 18:00<br>Temp: 4°C<br>Feels: 2°C<br>Humidity: 94%<br>Wind: 4 m/s<br>Precip: 0 mm<br>☁️", "Time: 19:00<br>Temp: 4°C<br>Feels: 2°C<br>Humidity: 94%<br>Wind: 4 m/s<br>Precip: 0 mm<br>☁️", "Time: 20:00<br>Temp: 4°C<br>Feels: 2°C<br>Humidity: 93%<br>Wind: 3 m/s<br>Precip: 0 mm<br>☁️", "Time: 21:00<br>Temp: 4°C<br>Feels: 2°C<br>Humidity: 91%<br>Wind: 3 m/s<br>Precip: 0 mm<br>🌧️", "Time: 22:00<br>Temp: 4°C<br>Feels: 2°C<br>Humidity: 92%<br>Wind: 5 m/s<br>Precip: 1 mm<br>🌧️", "Time: 23:00<br>Temp: 5°C<br>Feels: 3°C<br>Humidity: 92%<br>Wind: 4 m/s<br>Precip: 0 mm<br>🌧️"], "line": {"color": "#1E90FF", "width": 2}, "marker": {"color": "#1E90FF", "size": 5}, "mode": "lines+markers", "name": "Humidity (%)", "type": "scatter", "visible": false, "x": ["00:00", "01:00", "02:00", "03:00", "04:00", "05:00", "06:00", "07:00", "08:00", "09:00", "10:00", "11:00", "12:00", "13:00", "14:00", "15:00", "16:00", "17:00", "18:00", "19:00", "20:00", "21:00", "22:00", "23:00"], "y": [92, 92, 93, 94, 96, 97, 97, 98, 99, 98, 96, 94, 93, 91, 90, 92, 92, 93, 94, 94, 93, 91, 92, 92]}], "layout": {"autosize": true, "legend": {"font": {"size": 13}}, "paper_bgcolor": "#f9f9f9", "plot_bgcolor": "#f9f9f9", "title": {"text": "🌤️ Weather Forecast – Grad Zagreb, Hrvatska (Day 1)"}, "updatemenus": [{"buttons": [{"args": [{"visible": [true, true, true, false, false, false, false, false, false]}, {"title": "🌤️ Weather Forecast – Grad Zagreb, Hrvatska (Day 1)"}], "label": "Day 1", "method": "update"}, {"args": [{"visible": [false, false, false, true, true, true, false, false, false]}, {"title": "🌤️ Weather Forecast – Grad Zagreb, Hrvatska (Day 2)"}], "label": "Day 2", "method": "update"}, {"args": [{"visible": [false, false, false, false, false, false, true, true, true]}, {"title": "🌤️ Weather Forecast – Grad Zagreb, Hrvatska (Day 3)"}], "label": "Day 3", "method": "update"}], "direction": "right", "type": "buttons", "x": 0.5, "xanchor": "center", "y": 1.2, "yanchor": "top"}], "xaxis": {"autorange": true, "range": [-1.478, 24.48], "tickangle": 45, "title": {"text": "Time"}, "type": "category"}, "yaxis": {"autorange": true, "range": [-11.02, 108.0], "title": {"text": "Values"}, "type": "linear"}}}
